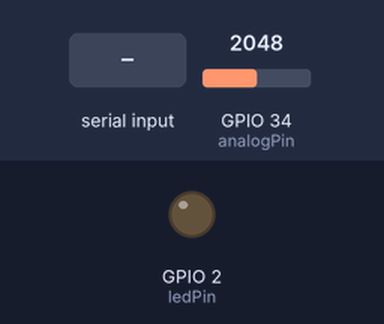
The sketch below on a simulated ESP32. Parts: output pins drawn as LEDs (lit = HIGH). Dashed ring = blinking. Inputs (shaded band) come from the test bench; at power-on: GPIO 34 (analogPin) = 2048. What the sketch prints to the serial monitor is not drawn.

Above: at 1.2 s.
1.3 s: "1" received over Serial
At 1.55 s:
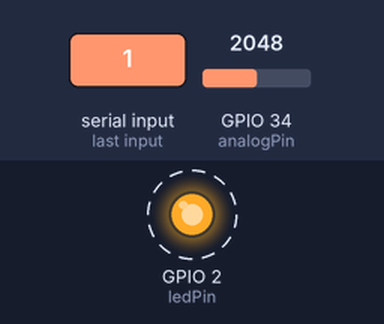
4.3 s: "2" received over Serial
At 6.0 s:
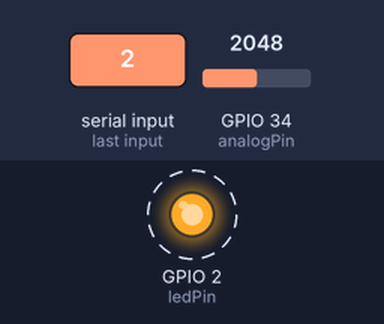
Timing chart, 0 to 12.7 s (numbered marks = the images above; inputs shaded):
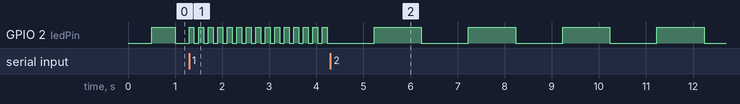

Measured:
- after the input at 1.3 s, GPIO 2 (ledPin): alternates HIGH for 0.10 s and LOW for 0.10 s, starting at once
- after the input at 4.3 s, GPIO 2 (ledPin): alternates HIGH for 1.0 s and LOW for 1.0 s, starting after 0.93 s

The sketch:

non_blocking_adc.ino
```cpp
// ================= 全局变量区（存 RAM） =================
const int analogPin = 34;    // 电位器引脚
const int ledPin = 2;        // LED引脚

unsigned long lastBlinkTime = 0; // 上一次翻转灯的时间
unsigned long lastAdcTime = 0;   // 上一次读取ADC的时间

bool ledState = false;       // LED当前状态（false是灭，true是亮）
int blinkInterval = 500;     // 闪烁间隔，默认500毫秒

// ================= 初始化（只执行一次） =================
void setup() {
  Serial.begin(115200);
  pinMode(ledPin, OUTPUT);
  Serial.println("系统启动，等待指令...");
}

// ================= 主循环（飞速跑圈） =================
void loop() {

  // ---------- 任务 1：检查串口指令 ----------
  if (Serial.available() > 0) {
    char cmd = Serial.read();
    if (cmd == '1') {
      blinkInterval = 100; // 指令1：快速闪烁
      Serial.println("已切换为：快速闪烁 (100ms)");
    }
    else if (cmd == '2') {
      blinkInterval = 1000; // 指令2：慢速闪烁
      Serial.println("已切换为：慢速闪烁 (1000ms)");
    }
  }

  // ---------- 任务 2：每 100 毫秒读取一次 ADC ----------
  if (millis() - lastAdcTime >= 100) {
    lastAdcTime = millis(); // 必须更新时间戳
    int sensorValue = analogRead(analogPin);
    float voltage = sensorValue * (3.3 / 4095.0);
    Serial.print("ADC Read: ");
    Serial.print(sensorValue);
    Serial.print(" | Voltage: ");
    Serial.print(voltage);
    Serial.println(" V");
  }

  // ---------- 任务 3：按设定间隔翻转 LED ----------
  if (millis() - lastBlinkTime >= blinkInterval) {
    lastBlinkTime = millis(); // 必须更新时间戳
    ledState = !ledState;     // 反转状态
    digitalWrite(ledPin, ledState);
  }
}
```
